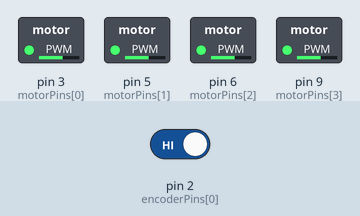
The sketch below on a simulated Arduino Uno, built with avr-gcc and run on an emulated ATmega328P. Parts: switched loads named in the sketch (green lamp = pin HIGH). The test bench sets the inputs (shaded band); at power-on: pin 2 (encoderPins[0]) HIGH. What the sketch prints to the serial monitor is not drawn.

Above: at 0.1 s.
Timing chart, 0 to 1.6 s (numbered marks = the images above):
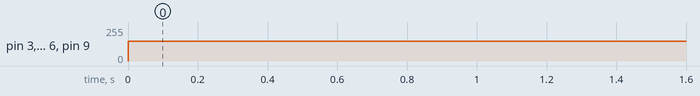

Measured:
- by itself, pin 3 (motorPins[0]), pin 5 (motorPins[1]), pin 6 (motorPins[2]), pin 9 (motorPins[3]): 0/255 → 150/255 at 0.00 s

The sketch:

sync-motor.ino
```cpp
// Simple 4-motor balancing example using encoder feedback

const int motorPins[4] = {3, 5, 6, 9};      // PWM pins for motors
const int encoderPins[4] = {2, 4, 7, 8};    // Encoder input pins

volatile long encoderCounts[4] = {0, 0, 0, 0};

int baseSpeed = 150;   // Base PWM value (0–255)
float Kp = 0.5;        // Proportional gain for correction

// Interrupt service routines for encoders
void count0() { encoderCounts[0]++; }
void count1() { encoderCounts[1]++; }
void count2() { encoderCounts[2]++; }
void count3() { encoderCounts[3]++; }

void setup() {
  Serial.begin(9600);

  for (int i = 0; i < 4; i++) {
    pinMode(motorPins[i], OUTPUT);
    pinMode(encoderPins[i], INPUT_PULLUP);
  }

  // Attach interrupts
  attachInterrupt(digitalPinToInterrupt(encoderPins[0]), count0, RISING);
  attachInterrupt(digitalPinToInterrupt(encoderPins[1]), count1, RISING);
  attachInterrupt(digitalPinToInterrupt(encoderPins[2]), count2, RISING);
  attachInterrupt(digitalPinToInterrupt(encoderPins[3]), count3, RISING);
}

void loop() {
  static long lastCounts[4] = {0, 0, 0, 0};
  long speeds[4];

  // Calculate speed as change in encoder counts
  for (int i = 0; i < 4; i++) {
    speeds[i] = encoderCounts[i] - lastCounts[i];
    lastCounts[i] = encoderCounts[i];
  }

  // Compute average speed
  long avgSpeed = 0;
  for (int i = 0; i < 4; i++) {
    avgSpeed += speeds[i];
  }
  avgSpeed /= 4;

  // Adjust each motor
  for (int i = 0; i < 4; i++) {
    long error = avgSpeed - speeds[i];
    int correction = Kp * error;

    int pwm = baseSpeed + correction;
    pwm = constrain(pwm, 0, 255);

    analogWrite(motorPins[i], pwm);
  }

  // Debug output
  Serial.print("Speeds: ");
  for (int i = 0; i < 4; i++) {
    Serial.print(speeds[i]);
    Serial.print(" ");
  }
  Serial.println();

  delay(100); // Control loop delay
}
```
